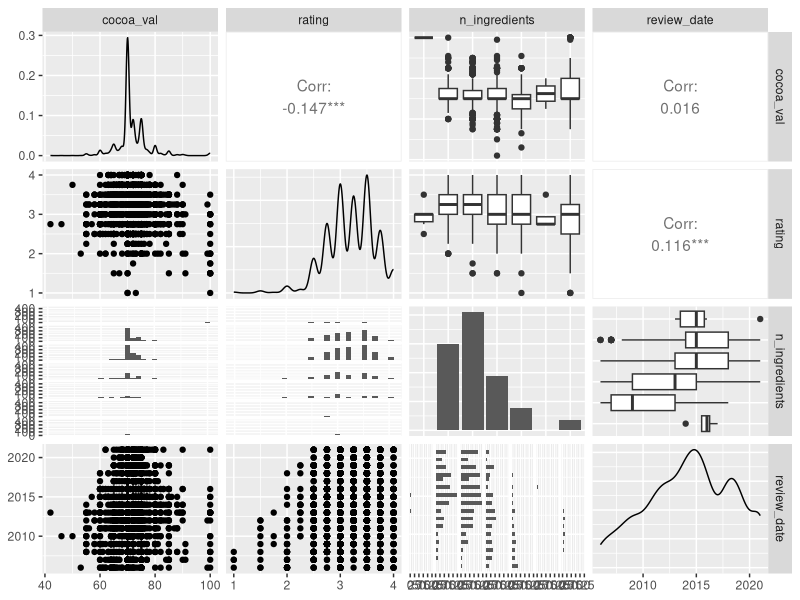
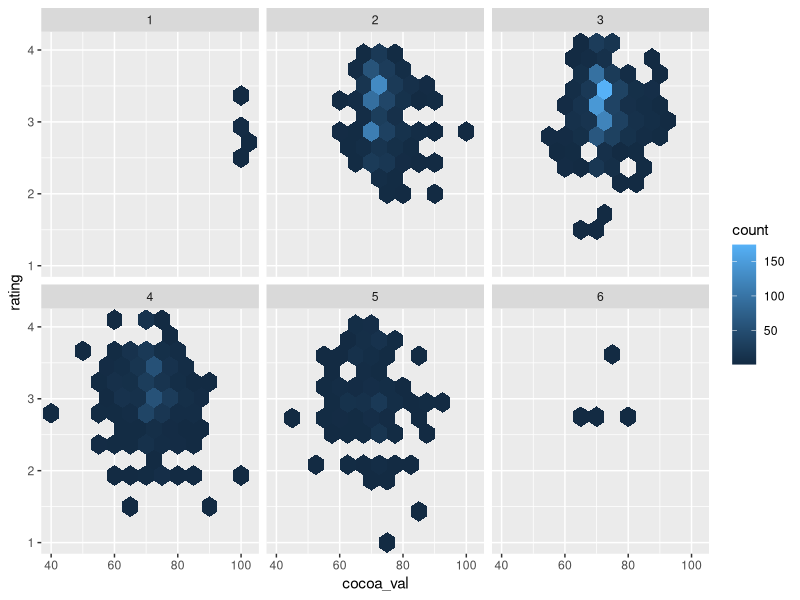
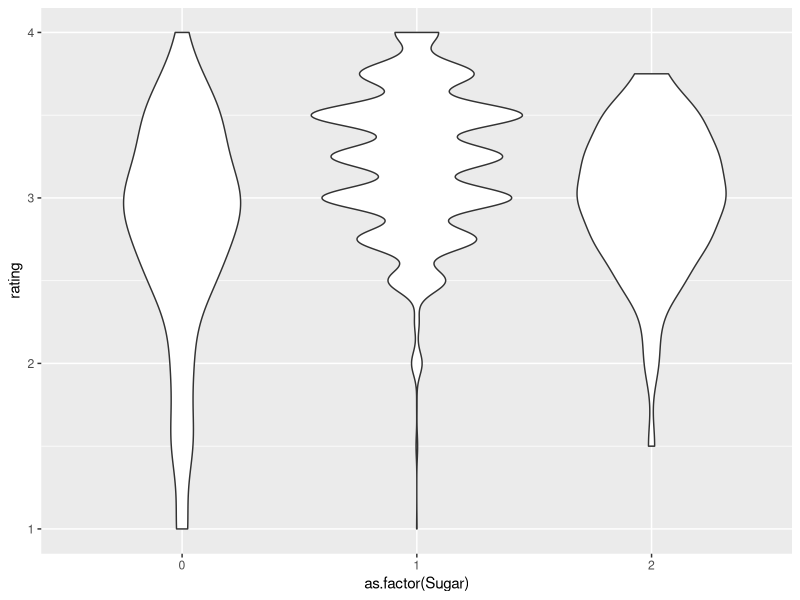

These charts were generated, in order, by the following R code:
## ---- chunk 1
require(tidyverse)
# tuesdata <- tidytuesdayR::tt_load('2022-01-18')
# chocolate <- tuesdata$chocolate
# chocolate %>% write_csv('data/chocolate.csv')
chocolate <- read_csv('data/chocolate.csv',
                      col_types = cols(.default=col_character(),
                                       ref=col_number(),
                                       review_date=col_number(),
                                       rating=col_number()))
chocolate %>% head()
## ---- chunk 2
chocolate <- chocolate %>% 
  separate(ingredients, into=c('n_ingredients', 'ingredients'),
           sep=1) %>%
  mutate(cocoa_val = str_sub(cocoa_percent, 1,
                                     nchar(cocoa_percent)-1)) %>%
  mutate_at(vars(cocoa_val), as.double)
## ---- chunk 3
chocolate %>% count(company_location) %>% arrange(-n)
## ---- chunk 4
common_producers <- chocolate %>% 
  count(company_location) %>% 
  filter(n >= 30) %>%
  select(company_location) %>%
  pull()
## ---- chunk 5
chocolate <- chocolate %>%
  mutate(region = case_when(
    company_location %in% c('Amsterdam',  'Czech Republic', 'Finland','Hungary',
                            'Iceland', 'Ireland', 'Lithuania', 'Netherlands', 
                            'Norway', 'Poland', 'Portugal',
                            'Scotland', 'Sweden', 'Wales') ~ 'Europe',
    company_location %in% c('Argentina', 'Bolivia', 'Brazil', 'Chile',
                            'Colombia', 'Costa Rica', 'Dominican Republic',
                            'El Salvador', 'Guatemala', 'Honduras',
                            'Nicaragua', 'Peru', 'Suriname') ~ 'South America',
    company_location %in% c('Fiji', 'New Zealand', 'Philippines', 'Vanuatu') ~ 'Oceania',
    company_location %in% c('Ghana', 'Madagascar', 'Malaysia', 'Sao Tome', 
                            'Sao Tome & Principe', 'South Africa') ~ 'Africa',
    company_location %in% c('Israel', "U.A.E.") ~ 'Middle East',
    company_location %in% c('Russia', 'Vietnam', 'India', 'Singapore',
                            'South Korea', 'Taiwan', 'Thailand') ~ 'Asia',
    company_location %in% c('Grenada', 'Puerto Rico', 'Martinique',
                            'St. Lucia', 'St.Vincent-Grenadines' ) ~ 'Caribbean',
    TRUE ~ company_location
  ))
## ---- chunk 6
chocolate %>%
  select(cocoa_val, rating, n_ingredients, review_date) %>%
  GGally::ggpairs()
## ---- chunk 7
chocolate <- chocolate %>%
  mutate(val_bin = case_when(
    cocoa_val < 68 ~ 'low',
    cocoa_val <= 72 ~ 'medium',
    cocoa_val > 72 ~ 'high'
  )) %>%
  mutate(val_bin = factor(val_bin,
                          levels=c('low', 'medium', 'high')))
## ---- chunk 8
chocolate %>%
  select(review_date, rating, n_ingredients, cocoa_val, val_bin) %>%
  drop_na() %>%
ggplot(aes(cocoa_val, rating)) +
  geom_hex(binwidth = c(5,.25)) +
  facet_wrap(~n_ingredients)
## ---- chunk 9
chocolate %>%
  mutate(region = case_when(
    company_location %in% c('Amsterdam',  'Czech Republic', 'Finland','Hungary',
                            'Iceland', 'Ireland', 'Lithuania', 'Netherlands', 
                            'Norway', 'Poland', 'Portugal',
                            'Scotland', 'Sweden', 'Wales') ~ 'Europe',
    company_location %in% c('Argentina', 'Bolivia', 'Brazil', 'Chile',
                            'Colombia', 'Costa Rica', 'Dominican Republic',
                            'El Salvador', 'Guatemala', 'Honduras',
                            'Nicaragua', 'Peru', 'Suriname') ~ 'South America',
    company_location %in% c('Fiji', 'Vanuatu') ~ 'Oceania',
    company_location %in% c('Sao Tome', 'Sao Tome & Principe') ~ 'Africa',
    company_location %in% c('Russia', 'Vietnam') ~ 'Asia',
    company_location %in% c('Grenada', 'St. Lucia', 'St.Vincent-Grenadines' ) ~ 'Caribbean',
    TRUE ~ NA_character_
  )) %>%
  filter(is.na(region)) %>%
  count(company_location)
## ---- chunk 10
chocolate <- chocolate %>% 
  mutate(Vanilla = case_when(
    str_detect(ingredients, "V") ~ 1,
    TRUE ~ 0
  )) %>% 
  mutate(Salt = case_when(
    str_detect(ingredients, 'Sa') ~ 1,
    TRUE ~ 0
  )) %>%
  mutate(Sugar = case_when(
    str_detect(ingredients, 'S\\*') ~ 2,
    str_detect(ingredients, 'S') ~ 1,
    TRUE ~ 0
  )) 
chocolate %>% count(Sugar, Vanilla, Salt)
## ---- chunk 11
chocolate %>%
  ggplot(aes(as.factor(Sugar), rating)) +
  geom_violin()
